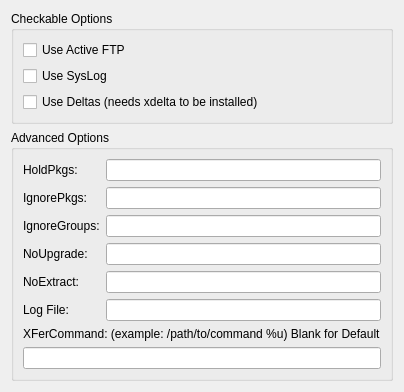
     <widget class="QWidget" name="Seite_2" >
      <property name="geometry" >
       <rect>
        <x>0</x>
        <y>0</y>
        <width>100</width>
        <height>30</height>
       </rect>
      </property>
      <layout class="QGridLayout" >
       <item row="0" column="0" >
        <widget class="QGroupBox" name="groupBox_2" >
         <property name="sizePolicy" >
          <sizepolicy vsizetype="Preferred" hsizetype="Preferred" >
           <horstretch>0</horstretch>
           <verstretch>0</verstretch>
          </sizepolicy>
         </property>
         <property name="title" >
          <string>Checkable Options</string>
         </property>
         <layout class="QGridLayout" >
          <item row="0" column="0" >
           <widget class="QCheckBox" name="noPassiveFtpBox" >
            <property name="text" >
             <string>Use Active FTP</string>
            </property>
           </widget>
          </item>
          <item row="2" column="0" >
           <widget class="QCheckBox" name="useDeltaBox" >
            <property name="text" >
             <string>Use Deltas (needs xdelta to be installed)</string>
            </property>
           </widget>
          </item>
          <item row="1" column="0" >
           <widget class="QCheckBox" name="sysLogBox" >
            <property name="text" >
             <string>Use SysLog</string>
            </property>
           </widget>
          </item>
         </layout>
        </widget>
       </item>
       <item row="1" column="0" >
        <widget class="QGroupBox" name="groupBox_3" >
         <property name="title" >
          <string>Advanced Options</string>
         </property>
         <layout class="QGridLayout" >
          <item row="0" column="0" >
           <layout class="QVBoxLayout" >
            <item>
             <layout class="QGridLayout" >
              <item row="0" column="0" >
               <widget class="QLabel" name="label" >
                <property name="text" >
                 <string>HoldPkgs:</string>
                </property>
               </widget>
              </item>
              <item row="0" column="1" >
               <widget class="QLineEdit" name="holdPkgLine" />
              </item>
              <item row="1" column="0" >
               <widget class="QLabel" name="label_2" >
                <property name="text" >
                 <string>IgnorePkgs:</string>
                </property>
               </widget>
              </item>
              <item row="1" column="1" >
               <widget class="QLineEdit" name="ignorePkgLine" />
              </item>
              <item row="2" column="0" >
               <widget class="QLabel" name="label_3" >
                <property name="text" >
                 <string>IgnoreGroups:</string>
                </property>
               </widget>
              </item>
              <item row="2" column="1" >
               <widget class="QLineEdit" name="ignoreGrpsLine" />
              </item>
              <item row="3" column="0" >
               <widget class="QLabel" name="label_4" >
                <property name="text" >
                 <string>NoUpgrade:</string>
                </property>
               </widget>
              </item>
              <item row="3" column="1" >
               <widget class="QLineEdit" name="noUpgradeLine" />
              </item>
              <item row="4" column="0" >
               <widget class="QLabel" name="label_5" >
                <property name="text" >
                 <string>NoExtract:</string>
                </property>
               </widget>
              </item>
              <item row="4" column="1" >
               <widget class="QLineEdit" name="noExtractLine" />
              </item>
              <item row="5" column="0" >
               <widget class="QLabel" name="label_20" >
                <property name="text" >
                 <string>Log File:</string>
                </property>
               </widget>
              </item>
              <item row="5" column="1" >
               <widget class="QLineEdit" name="logFileLine" />
              </item>
             </layout>
            </item>
            <item>
             <layout class="QVBoxLayout" >
              <item>
               <widget class="QLabel" name="label_6" >
                <property name="text" >
                 <string>XFerCommand: (example: /path/to/command %u) Blank for Default</string>
                </property>
               </widget>
              </item>
              <item>
               <widget class="QLineEdit" name="xFerCommandLine" />
              </item>
             </layout>
            </item>
           </layout>
          </item>
         </layout>
        </widget>
       </item>
       <item row="2" column="0" >
        <spacer>
         <property name="orientation" >
          <enum>Qt::Vertical</enum>
         </property>
         <property name="sizeHint" stdset="0" >
          <size>
           <width>20</width>
           <height>40</height>
          </size>
         </property>
        </spacer>
       </item>
      </layout>
     </widget>
